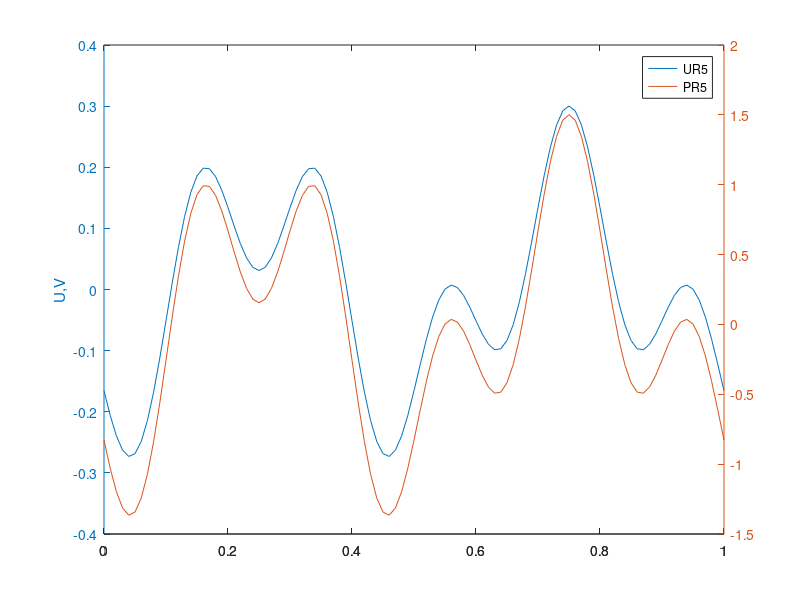
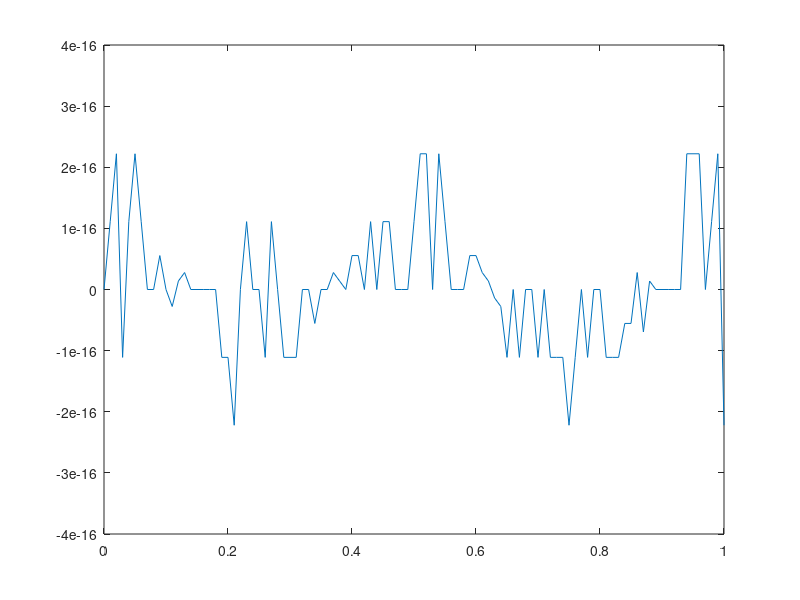

MATLAB code to generate these figures, in order:
%%
R1=1;R2=2;R3=3;R4=4;R5=5;R6=6;R7=7;R8=8;
R= [R1+R2+R3 -R2 0;
    -R2 R2+R4+R5 -R5;
    0 -R5 R6+R5+R7];
% eds avotu vertības
E1=1;E2=2;E3=3;
E = [E1; -E2; -E3];
% risināsim doto vienadojumu sistēmu
% dots
% R*Ik = E
% risinājums ir:
Ik = R\E
% \ ir noslēpta Gausa izlēgšanas metode
% vingrinājumi
IR6 = Ik(3)
UR6 = R6*IR6
PR6 = UR6*IR6
% 2.gadījums
% EDS avotiem būs 3 vērtības
E1=[1 -1 0];
E2=[2 -2 0];
E3=[3 -3 0];
E = [E1; -E2; -E3];
%risināsim
Ik = R\E
% jāatrod IR7, UR7, PR7 -?
IR7 = Ik(3,:)
UR7 = IR7*R7
PR7 = UR7.*IR7
% doti laika mainīgie signāli
t = 0:0.01:1;
E1 = sin(2*pi*5*t);
E2 = 5*zeros(size(t));
E3 = cos(2*pi*2*t);
E = [E1; -E2; -E3];
I = R\E;
% atrast IR5 -?
IR5 = I(3,:)-I(2,:);
UR5=IR5*R5;
PR5=UR5*R5;
plotyy(t,UR5,t,PR5)
legend('UR5','PR5')
ylabel('U,V')
% parabude
% Kirhofa sprieguma likums
% UR6+UR7+UR5=-E3
IR6=I(3,:);
UR6 = IR6*R6;
IR7 = I(3,:);
UR7 = IR7*R7;
Utst = UR6+UR7+UR5+E3;
figure,plot(t,Utst)